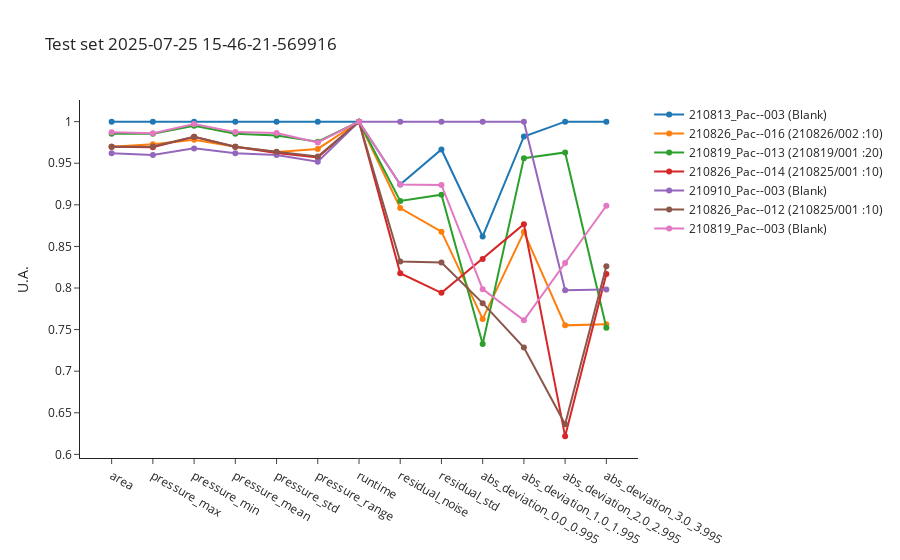
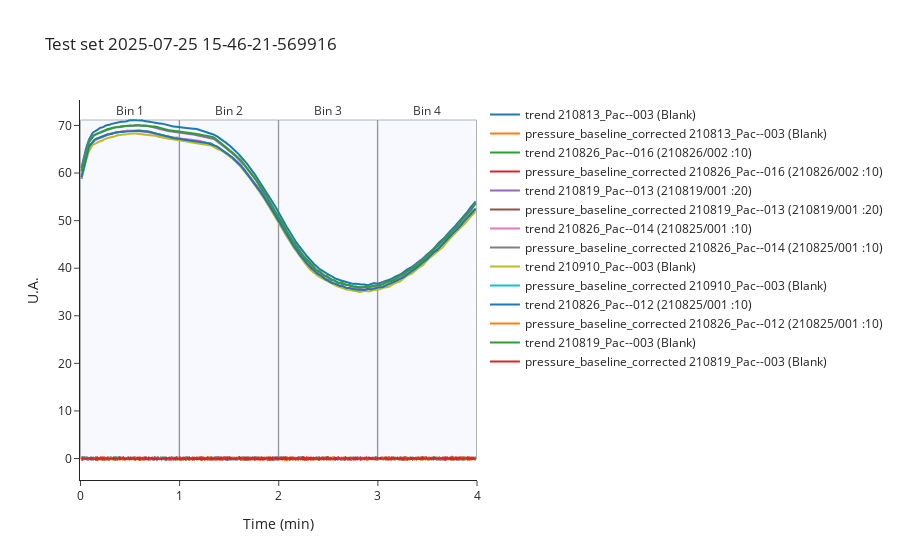
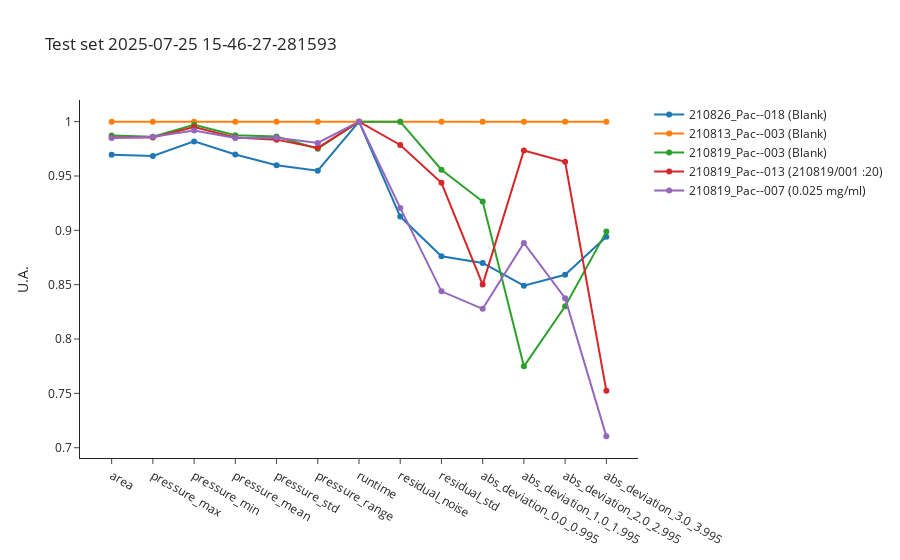
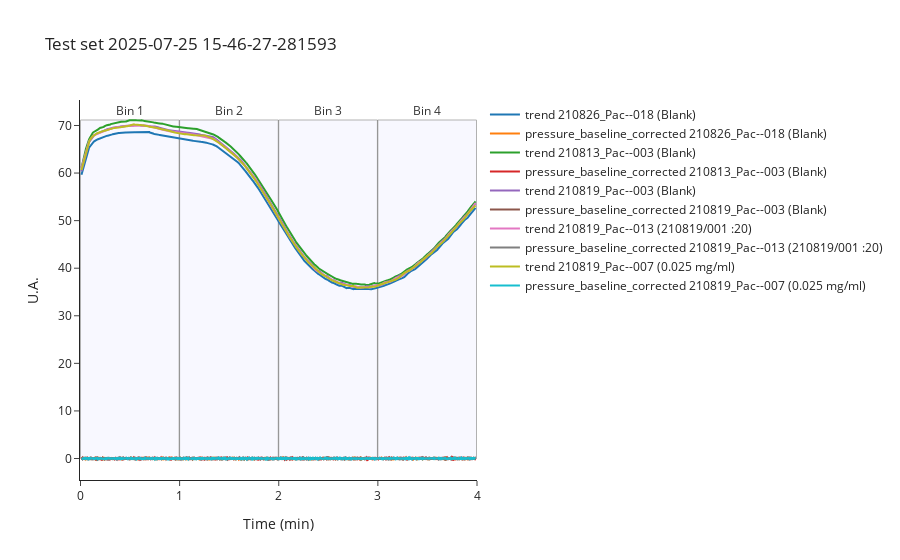

Write notebook code for charts like these, in order.
### Code cell
test_dates = []
import datetime
import random
for i in [1, 2, 3, 4]:
    now = datetime.datetime.now().isoformat()
    now = now.replace(":", "-").replace(".", "-").replace("T", " ")
    test_dates.append(now)

    test_indices = random.sample(test_source_indices, random.randint(5, 8))
    print("Test set ", now ,  " indices: ", test_indices)

    test_data = ana.get_features(test_indices)
    test_metadata = ana.get_metadata(test_indices)
    test_data.to_csv(f"dev/test_{now}_features.csv", index=False)
    test_metadata.to_csv(f"dev/test_{now}_metadata.csv", index=False)

    fig_test_curves=ana.plot_pressure_curves(indices = test_indices)
    fig_test_curves.update_layout(showlegend=False)
    fig_test_curves.write_image(f"dev/figures/fig_test_{now}_curves.png", width=1000, height= 350, scale = 3)
    #fig_test_curves.update_layout(showlegend=True)
    #fig_test_curves.show()

    fig_test_features=ana.plot_features(indices = test_indices)
    fig_test_features.update_layout(showlegend=False)
    fig_test_features.write_image(f"dev/figures/fig_test_{now}_features.png", width=1100, height= 350, scale = 3)
    fig_test_features.update_layout(title=f"Test set {now}", showlegend=True)
    fig_test_features.show()
    
    fig_test_features_raw = ana.plot_features_raw(indices = test_indices)
    fig_test_features_raw.update_layout(showlegend=False)
    fig_test_features_raw.write_image(f"dev/figures/fig_test_{now}_features_raw.png", width=1100, height= 350, scale = 3)
    fig_test_features_raw.update_layout(title=f"Test set {now}", showlegend=True)
    fig_test_features_raw.show()

### Figure 1 — Plotly figure (JSON) as saved in the notebook; plotly's stock layout.template omitted (floating-point values rounded to 4 significant figures)
{"data": [{"hovertemplate": "<b>index: </b>49<br><b>name: </b>210813_Pac--003<br><b>path: </b>C:/Users/Sandeep/Desktop/ExtractedSignals\\210813_Pac 2021-08-13 10-37-27\\210813_Pac--003.D<br><b>batch: </b>210813_Pac 2021-08-13 10-37-27<br><b>batch_position: </b>3<br><b>idle_time: </b>38.0<br><b>sample: </b>Blank<br><b>method: </b>SAA_411_Pac.M<br><b>timestamp: </b>2021-08-13 10:48:34<br><b>detector: </b>G1315C<br><b>pump: </b>G7116B<br><b>start_time: </b>2021-08-13 10:49:08<br><b>end_time: </b>2021-08-13 10:53:08<br><b>runtime: </b>239.7000000000036<br><b>x: </b>%{x}<br><b>y: </b>%{y}<extra></extra>", "mode": "markers+lines", "name": "210813_Pac--003 (Blank)", "text": "<b>index: </b>49<br><b>name: </b>210813_Pac--003<br><b>path: </b>C:/Users/Sandeep/Desktop/ExtractedSignals\\210813_Pac 2021-08-13 10-37-27\\210813_Pac--003.D<br><b>batch: </b>210813_Pac 2021-08-13 10-37-27<br><b>batch_position: </b>3<br><b>idle_time: </b>38.0<br><b>sample: </b>Blank<br><b>method: </b>SAA_411_Pac.M<br><b>timestamp: </b>2021-08-13 10:48:34<br><b>detector: </b>G1315C<br><b>pump: </b>G7116B<br><b>start_time: </b>2021-08-13 10:49:08<br><b>end_time: </b>2021-08-13 10:53:08<br><b>runtime: </b>239.7000000000036", "type": "scatter", "x": ["area", "pressure_max", "pressure_min", "pressure_mean", "pressure_std", "pressure_range", "runtime", "residual_noise", "residual_std", "abs_deviation_0.0_0.995", "abs_deviation_1.0_1.995", "abs_deviation_2.0_2.995", "abs_deviation_3.0_3.995"], "y": [1, 1, 1, 1, 1, 1, 1, 0.9244, 0.9666, 0.862, 0.9822, 1, 1]}, {"hovertemplate": "<b>index: </b>164<br><b>name: </b>210826_Pac--016<br><b>path: </b>C:/Users/Sandeep/Desktop/ExtractedSignals\\210826_Pac 2021-08-26 16-15-14\\210826_Pac--016.D<br><b>batch: </b>210826_Pac 2021-08-26 16-15-14<br><b>batch_position: </b>16<br><b>idle_time: </b>39.0<br><b>sample: </b>210826/002 :10<br><b>method: </b>SAA_411_Pac.M<br><b>timestamp: </b>2021-08-26 17:25:31<br><b>detector: </b>G7110B<br><b>pump: </b>G7110B<br><b>start_time: </b>2021-08-26 17:26:05<br><b>end_time: </b>2021-08-26 17:30:05<br><b>runtime: </b>239.7000000000036<br><b>x: </b>%{x}<br><b>y: </b>%{y}<extra></extra>", "mode": "markers+lines", "name": "210826_Pac--016 (210826/002 :10)", "text": "<b>index: </b>164<br><b>name: </b>210826_Pac--016<br><b>path: </b>C:/Users/Sandeep/Desktop/ExtractedSignals\\210826_Pac 2021-08-26 16-15-14\\210826_Pac--016.D<br><b>batch: </b>210826_Pac 2021-08-26 16-15-14<br><b>batch_position: </b>16<br><b>idle_time: </b>39.0<br><b>sample: </b>210826/002 :10<br><b>method: </b>SAA_411_Pac.M<br><b>timestamp: </b>2021-08-26 17:25:31<br><b>detector: </b>G7110B<br><b>pump: </b>G7110B<br><b>start_time: </b>2021-08-26 17:26:05<br><b>end_time: </b>2021-08-26 17:30:05<br><b>runtime: </b>239.7000000000036", "type": "scatter", "x": ["area", "pressure_max", "pressure_min", "pressure_mean", "pressure_std", "pressure_range", "runtime", "residual_noise", "residual_std", "abs_deviation_0.0_0.995", "abs_deviation_1.0_1.995", "abs_deviation_2.0_2.995", "abs_deviation_3.0_3.995"], "y": [0.9699, 0.9727, 0.9782, 0.9699, 0.9636, 0.9672, 1, 0.8961, 0.8677, 0.7628, 0.8672, 0.7551, 0.7564]}, {"hovertemplate": "<b>index: </b>128<br><b>name: </b>210819_Pac--013<br><b>path: </b>C:/Users/Sandeep/Desktop/ExtractedSignals\\210819_Pac 2021-08-19 15-50-49\\210819_Pac--013.D<br><b>batch: </b>210819_Pac 2021-08-19 15-50-49<br><b>batch_position: </b>13<br><b>idle_time: </b>39.0<br><b>sample: </b>210819/001 :20<br><b>method: </b>SAA_411_Pac.M<br><b>timestamp: </b>2021-08-19 16:48:40<br><b>detector: </b>G7110B<br><b>pump: </b>G7110B<br><b>start_time: </b>2021-08-19 16:49:14<br><b>end_time: </b>2021-08-19 16:53:14<br><b>runtime: </b>239.7000000000036<br><b>x: </b>%{x}<br><b>y: </b>%{y}<extra></extra>", "mode": "markers+lines", "name": "210819_Pac--013 (210819/001 :20)", "text": "<b>index: </b>128<br><b>name: </b>210819_Pac--013<br><b>path: </b>C:/Users/Sandeep/Desktop/ExtractedSignals\\210819_Pac 2021-08-19 15-50-49\\210819_Pac--013.D<br><b>batch: </b>210819_Pac 2021-08-19 15-50-49<br><b>batch_position: </b>13<br><b>idle_time: </b>39.0<br><b>sample: </b>210819/001 :20<br><b>method: </b>SAA_411_Pac.M<br><b>timestamp: </b>2021-08-19 16:48:40<br><b>detector: </b>G7110B<br><b>pump: </b>G7110B<br><b>start_time: </b>2021-08-19 16:49:14<br><b>end_time: </b>2021-08-19 16:53:14<br><b>runtime: </b>239.7000000000036", "type": "scatter", "x": ["area", "pressure_max", "pressure_min", "pressure_mean", "pressure_std", "pressure_range", "runtime", "residual_noise", "residual_std", "abs_deviation_0.0_0.995", "abs_deviation_1.0_1.995", "abs_deviation_2.0_2.995", "abs_deviation_3.0_3.995"], "y": [0.9854, 0.9854, 0.995, 0.9855, 0.9834, 0.9759, 1, 0.9047, 0.9122, 0.7327, 0.9561, 0.963, 0.7523]}, {"hovertemplate": "<b>index: </b>162<br><b>name: </b>210826_Pac--014<br><b>path: </b>C:/Users/Sandeep/Desktop/ExtractedSignals\\210826_Pac 2021-08-26 16-15-14\\210826_Pac--014.D<br><b>batch: </b>210826_Pac 2021-08-26 16-15-14<br><b>batch_position: </b>14<br><b>idle_time: </b>39.0<br><b>sample: </b>210825/001 :10<br><b>method: </b>SAA_411_Pac.M<br><b>timestamp: </b>2021-08-26 17:16:13<br><b>detector: </b>G7110B<br><b>pump: </b>G7110B<br><b>start_time: </b>2021-08-26 17:16:46<br><b>end_time: </b>2021-08-26 17:20:46<br><b>runtime: </b>239.7000000000036<br><b>x: </b>%{x}<br><b>y: </b>%{y}<extra></extra>", "mode": "markers+lines", "name": "210826_Pac--014 (210825/001 :10)", "text": "<b>index: </b>162<br><b>name: </b>210826_Pac--014<br><b>path: </b>C:/Users/Sandeep/Desktop/ExtractedSignals\\210826_Pac 2021-08-26 16-15-14\\210826_Pac--014.D<br><b>batch: </b>210826_Pac 2021-08-26 16-15-14<br><b>batch_position: </b>14<br><b>idle_time: </b>39.0<br><b>sample: </b>210825/001 :10<br><b>method: </b>SAA_411_Pac.M<br><b>timestamp: </b>2021-08-26 17:16:13<br><b>detector: </b>G7110B<br><b>pump: </b>G7110B<br><b>start_time: </b>2021-08-26 17:16:46<br><b>end_time: </b>2021-08-26 17:20:46<br><b>runtime: </b>239.7000000000036", "type": "scatter", "x": ["area", "pressure_max", "pressure_min", "pressure_mean", "pressure_std", "pressure_range", "runtime", "residual_noise", "residual_std", "abs_deviation_0.0_0.995", "abs_deviation_1.0_1.995", "abs_deviation_2.0_2.995", "abs_deviation_3.0_3.995"], "y": [0.9697, 0.9694, 0.9818, 0.9698, 0.9623, 0.9568, 1, 0.8178, 0.7942, 0.835, 0.8767, 0.6217, 0.8169]}, {"hovertemplate": "<b>index: </b>268<br><b>name: </b>210910_Pac--003<br><b>path: </b>C:/Users/Sandeep/Desktop/ExtractedSignals\\210910_Pac 2021-09-10 14-25-54\\210910_Pac--003.D<br><b>batch: </b>210910_Pac 2021-09-10 14-25-54<br><b>batch_position: </b>3<br><b>idle_time: </b>37.0<br><b>sample: </b>Blank<br><b>method: </b>SAA_411_Pac.M<br><b>timestamp: </b>2021-09-10 14:36:49<br><b>detector: </b>G1315C<br><b>pump: </b>G7110B<br><b>start_time: </b>2021-09-10 14:37:21<br><b>end_time: </b>2021-09-10 14:41:21<br><b>runtime: </b>239.7000000000036<br><b>x: </b>%{x}<br><b>y: </b>%{y}<extra></extra>", "mode": "markers+lines", "name": "210910_Pac--003 (Blank)", "text": "<b>index: </b>268<br><b>name: </b>210910_Pac--003<br><b>path: </b>C:/Users/Sandeep/Desktop/ExtractedSignals\\210910_Pac 2021-09-10 14-25-54\\210910_Pac--003.D<br><b>batch: </b>210910_Pac 2021-09-10 14-25-54<br><b>batch_position: </b>3<br><b>idle_time: </b>37.0<br><b>sample: </b>Blank<br><b>method: </b>SAA_411_Pac.M<br><b>timestamp: </b>2021-09-10 14:36:49<br><b>detector: </b>G1315C<br><b>pump: </b>G7110B<br><b>start_time: </b>2021-09-10 14:37:21<br><b>end_time: </b>2021-09-10 14:41:21<br><b>runtime: </b>239.7000000000036", "type": "scatter", "x": ["area", "pressure_max", "pressure_min", "pressure_mean", "pressure_std", "pressure_range", "runtime", "residual_noise", "residual_std", "abs_deviation_0.0_0.995", "abs_deviation_1.0_1.995", "abs_deviation_2.0_2.995", "abs_deviation_3.0_3.995"], "y": [0.9621, 0.9598, 0.9679, 0.9621, 0.9599, 0.9518, 1, 1, 1, 1, 1, 0.7974, 0.7983]}, {"hovertemplate": "<b>index: </b>160<br><b>name: </b>210826_Pac--012<br><b>path: </b>C:/Users/Sandeep/Desktop/ExtractedSignals\\210826_Pac 2021-08-26 16-15-14\\210826_Pac--012.D<br><b>batch: </b>210826_Pac 2021-08-26 16-15-14<br><b>batch_position: </b>12<br><b>idle_time: </b>40.0<br><b>sample: </b>210825/001 :10<br><b>method: </b>SAA_411_Pac.M<br><b>timestamp: </b>2021-08-26 17:06:52<br><b>detector: </b>G1315C<br><b>pump: </b>G7110B<br><b>start_time: </b>2021-08-26 17:07:27<br><b>end_time: </b>2021-08-26 17:11:27<br><b>runtime: </b>239.7000000000036<br><b>x: </b>%{x}<br><b>y: </b>%{y}<extra></extra>", "mode": "markers+lines", "name": "210826_Pac--012 (210825/001 :10)", "text": "<b>index: </b>160<br><b>name: </b>210826_Pac--012<br><b>path: </b>C:/Users/Sandeep/Desktop/ExtractedSignals\\210826_Pac 2021-08-26 16-15-14\\210826_Pac--012.D<br><b>batch: </b>210826_Pac 2021-08-26 16-15-14<br><b>batch_position: </b>12<br><b>idle_time: </b>40.0<br><b>sample: </b>210825/001 :10<br><b>method: </b>SAA_411_Pac.M<br><b>timestamp: </b>2021-08-26 17:06:52<br><b>detector: </b>G1315C<br><b>pump: </b>G7110B<br><b>start_time: </b>2021-08-26 17:07:27<br><b>end_time: </b>2021-08-26 17:11:27<br><b>runtime: </b>239.7000000000036", "type": "scatter", "x": ["area", "pressure_max", "pressure_min", "pressure_mean", "pressure_std", "pressure_range", "runtime", "residual_noise", "residual_std", "abs_deviation_0.0_0.995", "abs_deviation_1.0_1.995", "abs_deviation_2.0_2.995", "abs_deviation_3.0_3.995"], "y": [0.9697, 0.9701, 0.9818, 0.9698, 0.9637, 0.9582, 1, 0.8318, 0.8306, 0.7818, 0.7285, 0.6361, 0.8262]}, {"hovertemplate": "<b>index: </b>118<br><b>name: </b>210819_Pac--003<br><b>path: </b>C:/Users/Sandeep/Desktop/ExtractedSignals\\210819_Pac 2021-08-19 15-50-49\\210819_Pac--003.D<br><b>batch: </b>210819_Pac 2021-08-19 15-50-49<br><b>batch_position: </b>3<br><b>idle_time: </b>39.0<br><b>sample: </b>Blank<br><b>method: </b>SAA_411_Pac.M<br><b>timestamp: </b>2021-08-19 16:02:09<br><b>detector: </b>G1315C<br><b>pump: </b>G7110B<br><b>start_time: </b>2021-08-19 16:02:43<br><b>end_time: </b>2021-08-19 16:06:43<br><b>runtime: </b>239.7000000000036<br><b>x: </b>%{x}<br><b>y: </b>%{y}<extra></extra>", "mode": "markers+lines", "name": "210819_Pac--003 (Blank)", "text": "<b>index: </b>118<br><b>name: </b>210819_Pac--003<br><b>path: </b>C:/Users/Sandeep/Desktop/ExtractedSignals\\210819_Pac 2021-08-19 15-50-49\\210819_Pac--003.D<br><b>batch: </b>210819_Pac 2021-08-19 15-50-49<br><b>batch_position: </b>3<br><b>idle_time: </b>39.0<br><b>sample: </b>Blank<br><b>method: </b>SAA_411_Pac.M<br><b>timestamp: </b>2021-08-19 16:02:09<br><b>detector: </b>G1315C<br><b>pump: </b>G7110B<br><b>start_time: </b>2021-08-19 16:02:43<br><b>end_time: </b>2021-08-19 16:06:43<br><b>runtime: </b>239.7000000000036", "type": "scatter", "x": ["area", "pressure_max", "pressure_min", "pressure_mean", "pressure_std", "pressure_range", "runtime", "residual_noise", "residual_std", "abs_deviation_0.0_0.995", "abs_deviation_1.0_1.995", "abs_deviation_2.0_2.995", "abs_deviation_3.0_3.995"], "y": [0.9874, 0.9861, 0.9972, 0.9874, 0.9863, 0.975, 1, 0.9245, 0.9238, 0.7987, 0.7611, 0.8301, 0.8988]}], "layout": {"showlegend": true, "title": {"text": "Test set 2025-07-25 15-46-21-569916"}, "xaxis": {"title": {}}, "yaxis": {"title": {"text": "U.A."}}}}

### Figure 2 — Plotly figure (JSON) as saved in the notebook; plotly's stock layout.template omitted (floating-point values rounded to 4 significant figures; data arrays with more than 128 entries replaced by an {"elided": "..."} marker saying what was removed)
{"data": [{"mode": "lines", "name": "trend 210813_Pac--003 (Blank)", "text": "49. 210813_Pac--003 (Blank)<br>Batch: 210813_Pac 2021-08-13 10-37-27<br>Method: SAA_411_Pac.M", "type": "scatter", "x": {"elided": "796 float values"}, "y": {"elided": "796 float values"}}, {"mode": "lines", "name": "pressure_baseline_corrected 210813_Pac--003 (Blank)", "text": "49. 210813_Pac--003 (Blank)<br>Batch: 210813_Pac 2021-08-13 10-37-27<br>Method: SAA_411_Pac.M", "type": "scatter", "x": {"elided": "796 float values"}, "y": {"elided": "796 float values"}}, {"mode": "lines", "name": "trend 210826_Pac--016 (210826/002 :10)", "text": "164. 210826_Pac--016 (210826/002 :10)<br>Batch: 210826_Pac 2021-08-26 16-15-14<br>Method: SAA_411_Pac.M", "type": "scatter", "x": {"elided": "796 float values"}, "y": {"elided": "796 float values"}}, {"mode": "lines", "name": "pressure_baseline_corrected 210826_Pac--016 (210826/002 :10)", "text": "164. 210826_Pac--016 (210826/002 :10)<br>Batch: 210826_Pac 2021-08-26 16-15-14<br>Method: SAA_411_Pac.M", "type": "scatter", "x": {"elided": "796 float values"}, "y": {"elided": "796 float values"}}, {"mode": "lines", "name": "trend 210819_Pac--013 (210819/001 :20)", "text": "128. 210819_Pac--013 (210819/001 :20)<br>Batch: 210819_Pac 2021-08-19 15-50-49<br>Method: SAA_411_Pac.M", "type": "scatter", "x": {"elided": "796 float values"}, "y": {"elided": "796 float values"}}, {"mode": "lines", "name": "pressure_baseline_corrected 210819_Pac--013 (210819/001 :20)", "text": "128. 210819_Pac--013 (210819/001 :20)<br>Batch: 210819_Pac 2021-08-19 15-50-49<br>Method: SAA_411_Pac.M", "type": "scatter", "x": {"elided": "796 float values"}, "y": {"elided": "796 float values"}}, {"mode": "lines", "name": "trend 210826_Pac--014 (210825/001 :10)", "text": "162. 210826_Pac--014 (210825/001 :10)<br>Batch: 210826_Pac 2021-08-26 16-15-14<br>Method: SAA_411_Pac.M", "type": "scatter", "x": {"elided": "796 float values"}, "y": {"elided": "796 float values"}}, {"mode": "lines", "name": "pressure_baseline_corrected 210826_Pac--014 (210825/001 :10)", "text": "162. 210826_Pac--014 (210825/001 :10)<br>Batch: 210826_Pac 2021-08-26 16-15-14<br>Method: SAA_411_Pac.M", "type": "scatter", "x": {"elided": "796 float values"}, "y": {"elided": "796 float values"}}, {"mode": "lines", "name": "trend 210910_Pac--003 (Blank)", "text": "268. 210910_Pac--003 (Blank)<br>Batch: 210910_Pac 2021-09-10 14-25-54<br>Method: SAA_411_Pac.M", "type": "scatter", "x": {"elided": "796 float values"}, "y": {"elided": "796 float values"}}, {"mode": "lines", "name": "pressure_baseline_corrected 210910_Pac--003 (Blank)", "text": "268. 210910_Pac--003 (Blank)<br>Batch: 210910_Pac 2021-09-10 14-25-54<br>Method: SAA_411_Pac.M", "type": "scatter", "x": {"elided": "796 float values"}, "y": {"elided": "796 float values"}}, {"mode": "lines", "name": "trend 210826_Pac--012 (210825/001 :10)", "text": "160. 210826_Pac--012 (210825/001 :10)<br>Batch: 210826_Pac 2021-08-26 16-15-14<br>Method: SAA_411_Pac.M", "type": "scatter", "x": {"elided": "796 float values"}, "y": {"elided": "796 float values"}}, {"mode": "lines", "name": "pressure_baseline_corrected 210826_Pac--012 (210825/001 :10)", "text": "160. 210826_Pac--012 (210825/001 :10)<br>Batch: 210826_Pac 2021-08-26 16-15-14<br>Method: SAA_411_Pac.M", "type": "scatter", "x": {"elided": "796 float values"}, "y": {"elided": "796 float values"}}, {"mode": "lines", "name": "trend 210819_Pac--003 (Blank)", "text": "118. 210819_Pac--003 (Blank)<br>Batch: 210819_Pac 2021-08-19 15-50-49<br>Method: SAA_411_Pac.M", "type": "scatter", "x": {"elided": "796 float values"}, "y": {"elided": "796 float values"}}, {"mode": "lines", "name": "pressure_baseline_corrected 210819_Pac--003 (Blank)", "text": "118. 210819_Pac--003 (Blank)<br>Batch: 210819_Pac 2021-08-19 15-50-49<br>Method: SAA_411_Pac.M", "type": "scatter", "x": {"elided": "796 float values"}, "y": {"elided": "796 float values"}}], "layout": {"annotations": [{"align": "center", "font": {"color": "black", "size": 12}, "hovertext": "Entries between time: 0.0 and 0.995", "opacity": 0.8, "showarrow": false, "text": "<br>Bin 1<br>", "x": 0.4975, "y": 73.15}, {"align": "center", "font": {"color": "black", "size": 12}, "hovertext": "Entries between time: 1.0 and 1.995", "opacity": 0.8, "showarrow": false, "text": "<br>Bin 2<br>", "x": 1.498, "y": 73.15}, {"align": "center", "font": {"color": "black", "size": 12}, "hovertext": "Entries between time: 2.0 and 2.995", "opacity": 0.8, "showarrow": false, "text": "<br>Bin 3<br>", "x": 2.498, "y": 73.15}, {"align": "center", "font": {"color": "black", "size": 12}, "hovertext": "Entries between time: 3.0 and 3.995", "opacity": 0.8, "showarrow": false, "text": "<br>Bin 4<br>", "x": 3.498, "y": 73.15}], "shapes": [{"fillcolor": "rgba(200,200,255,0.4)", "layer": "below", "line": {"width": 1}, "type": "rect", "x0": 0, "x1": 0.995, "y0": 0, "y1": 71.15}, {"fillcolor": "rgba(200,200,255,0.4)", "layer": "below", "line": {"width": 1}, "type": "rect", "x0": 1, "x1": 1.995, "y0": 0, "y1": 71.15}, {"fillcolor": "rgba(200,200,255,0.4)", "layer": "below", "line": {"width": 1}, "type": "rect", "x0": 2, "x1": 2.995, "y0": 0, "y1": 71.15}, {"fillcolor": "rgba(200,200,255,0.4)", "layer": "below", "line": {"width": 1}, "type": "rect", "x0": 3, "x1": 3.995, "y0": 0, "y1": 71.15}], "showlegend": true, "title": {"text": "Test set 2025-07-25 15-46-21-569916"}, "xaxis": {"title": {"text": "Time (min)"}}, "yaxis": {"title": {"text": "U.A."}}}}

### Figure 3 — Plotly figure (JSON) as saved in the notebook; plotly's stock layout.template omitted (floating-point values rounded to 4 significant figures)
{"data": [{"hovertemplate": "<b>index: </b>166<br><b>name: </b>210826_Pac--018<br><b>path: </b>C:/Users/Sandeep/Desktop/ExtractedSignals\\210826_Pac 2021-08-26 16-15-14\\210826_Pac--018.D<br><b>batch: </b>210826_Pac 2021-08-26 16-15-14<br><b>batch_position: </b>18<br><b>idle_time: </b>40.0<br><b>sample: </b>Blank<br><b>method: </b>SAA_411_Pac.M<br><b>timestamp: </b>2021-08-26 17:34:52<br><b>detector: </b>G1315C<br><b>pump: </b>G7110B<br><b>start_time: </b>2021-08-26 17:35:26<br><b>end_time: </b>2021-08-26 17:39:26<br><b>runtime: </b>239.7000000000036<br><b>x: </b>%{x}<br><b>y: </b>%{y}<extra></extra>", "mode": "markers+lines", "name": "210826_Pac--018 (Blank)", "text": "<b>index: </b>166<br><b>name: </b>210826_Pac--018<br><b>path: </b>C:/Users/Sandeep/Desktop/ExtractedSignals\\210826_Pac 2021-08-26 16-15-14\\210826_Pac--018.D<br><b>batch: </b>210826_Pac 2021-08-26 16-15-14<br><b>batch_position: </b>18<br><b>idle_time: </b>40.0<br><b>sample: </b>Blank<br><b>method: </b>SAA_411_Pac.M<br><b>timestamp: </b>2021-08-26 17:34:52<br><b>detector: </b>G1315C<br><b>pump: </b>G7110B<br><b>start_time: </b>2021-08-26 17:35:26<br><b>end_time: </b>2021-08-26 17:39:26<br><b>runtime: </b>239.7000000000036", "type": "scatter", "x": ["area", "pressure_max", "pressure_min", "pressure_mean", "pressure_std", "pressure_range", "runtime", "residual_noise", "residual_std", "abs_deviation_0.0_0.995", "abs_deviation_1.0_1.995", "abs_deviation_2.0_2.995", "abs_deviation_3.0_3.995"], "y": [0.9694, 0.9684, 0.9818, 0.9697, 0.9598, 0.9549, 1, 0.9127, 0.8762, 0.87, 0.8491, 0.8591, 0.8942]}, {"hovertemplate": "<b>index: </b>49<br><b>name: </b>210813_Pac--003<br><b>path: </b>C:/Users/Sandeep/Desktop/ExtractedSignals\\210813_Pac 2021-08-13 10-37-27\\210813_Pac--003.D<br><b>batch: </b>210813_Pac 2021-08-13 10-37-27<br><b>batch_position: </b>3<br><b>idle_time: </b>38.0<br><b>sample: </b>Blank<br><b>method: </b>SAA_411_Pac.M<br><b>timestamp: </b>2021-08-13 10:48:34<br><b>detector: </b>G1315C<br><b>pump: </b>G7116B<br><b>start_time: </b>2021-08-13 10:49:08<br><b>end_time: </b>2021-08-13 10:53:08<br><b>runtime: </b>239.7000000000036<br><b>x: </b>%{x}<br><b>y: </b>%{y}<extra></extra>", "mode": "markers+lines", "name": "210813_Pac--003 (Blank)", "text": "<b>index: </b>49<br><b>name: </b>210813_Pac--003<br><b>path: </b>C:/Users/Sandeep/Desktop/ExtractedSignals\\210813_Pac 2021-08-13 10-37-27\\210813_Pac--003.D<br><b>batch: </b>210813_Pac 2021-08-13 10-37-27<br><b>batch_position: </b>3<br><b>idle_time: </b>38.0<br><b>sample: </b>Blank<br><b>method: </b>SAA_411_Pac.M<br><b>timestamp: </b>2021-08-13 10:48:34<br><b>detector: </b>G1315C<br><b>pump: </b>G7116B<br><b>start_time: </b>2021-08-13 10:49:08<br><b>end_time: </b>2021-08-13 10:53:08<br><b>runtime: </b>239.7000000000036", "type": "scatter", "x": ["area", "pressure_max", "pressure_min", "pressure_mean", "pressure_std", "pressure_range", "runtime", "residual_noise", "residual_std", "abs_deviation_0.0_0.995", "abs_deviation_1.0_1.995", "abs_deviation_2.0_2.995", "abs_deviation_3.0_3.995"], "y": [1, 1, 1, 1, 1, 1, 1, 0.9999, 1, 1, 1, 1, 1]}, {"hovertemplate": "<b>index: </b>118<br><b>name: </b>210819_Pac--003<br><b>path: </b>C:/Users/Sandeep/Desktop/ExtractedSignals\\210819_Pac 2021-08-19 15-50-49\\210819_Pac--003.D<br><b>batch: </b>210819_Pac 2021-08-19 15-50-49<br><b>batch_position: </b>3<br><b>idle_time: </b>39.0<br><b>sample: </b>Blank<br><b>method: </b>SAA_411_Pac.M<br><b>timestamp: </b>2021-08-19 16:02:09<br><b>detector: </b>G1315C<br><b>pump: </b>G7110B<br><b>start_time: </b>2021-08-19 16:02:43<br><b>end_time: </b>2021-08-19 16:06:43<br><b>runtime: </b>239.7000000000036<br><b>x: </b>%{x}<br><b>y: </b>%{y}<extra></extra>", "mode": "markers+lines", "name": "210819_Pac--003 (Blank)", "text": "<b>index: </b>118<br><b>name: </b>210819_Pac--003<br><b>path: </b>C:/Users/Sandeep/Desktop/ExtractedSignals\\210819_Pac 2021-08-19 15-50-49\\210819_Pac--003.D<br><b>batch: </b>210819_Pac 2021-08-19 15-50-49<br><b>batch_position: </b>3<br><b>idle_time: </b>39.0<br><b>sample: </b>Blank<br><b>method: </b>SAA_411_Pac.M<br><b>timestamp: </b>2021-08-19 16:02:09<br><b>detector: </b>G1315C<br><b>pump: </b>G7110B<br><b>start_time: </b>2021-08-19 16:02:43<br><b>end_time: </b>2021-08-19 16:06:43<br><b>runtime: </b>239.7000000000036", "type": "scatter", "x": ["area", "pressure_max", "pressure_min", "pressure_mean", "pressure_std", "pressure_range", "runtime", "residual_noise", "residual_std", "abs_deviation_0.0_0.995", "abs_deviation_1.0_1.995", "abs_deviation_2.0_2.995", "abs_deviation_3.0_3.995"], "y": [0.9874, 0.9861, 0.9972, 0.9874, 0.9863, 0.975, 1, 1, 0.9558, 0.9266, 0.7749, 0.8301, 0.8988]}, {"hovertemplate": "<b>index: </b>128<br><b>name: </b>210819_Pac--013<br><b>path: </b>C:/Users/Sandeep/Desktop/ExtractedSignals\\210819_Pac 2021-08-19 15-50-49\\210819_Pac--013.D<br><b>batch: </b>210819_Pac 2021-08-19 15-50-49<br><b>batch_position: </b>13<br><b>idle_time: </b>39.0<br><b>sample: </b>210819/001 :20<br><b>method: </b>SAA_411_Pac.M<br><b>timestamp: </b>2021-08-19 16:48:40<br><b>detector: </b>G7110B<br><b>pump: </b>G7110B<br><b>start_time: </b>2021-08-19 16:49:14<br><b>end_time: </b>2021-08-19 16:53:14<br><b>runtime: </b>239.7000000000036<br><b>x: </b>%{x}<br><b>y: </b>%{y}<extra></extra>", "mode": "markers+lines", "name": "210819_Pac--013 (210819/001 :20)", "text": "<b>index: </b>128<br><b>name: </b>210819_Pac--013<br><b>path: </b>C:/Users/Sandeep/Desktop/ExtractedSignals\\210819_Pac 2021-08-19 15-50-49\\210819_Pac--013.D<br><b>batch: </b>210819_Pac 2021-08-19 15-50-49<br><b>batch_position: </b>13<br><b>idle_time: </b>39.0<br><b>sample: </b>210819/001 :20<br><b>method: </b>SAA_411_Pac.M<br><b>timestamp: </b>2021-08-19 16:48:40<br><b>detector: </b>G7110B<br><b>pump: </b>G7110B<br><b>start_time: </b>2021-08-19 16:49:14<br><b>end_time: </b>2021-08-19 16:53:14<br><b>runtime: </b>239.7000000000036", "type": "scatter", "x": ["area", "pressure_max", "pressure_min", "pressure_mean", "pressure_std", "pressure_range", "runtime", "residual_noise", "residual_std", "abs_deviation_0.0_0.995", "abs_deviation_1.0_1.995", "abs_deviation_2.0_2.995", "abs_deviation_3.0_3.995"], "y": [0.9854, 0.9854, 0.995, 0.9855, 0.9834, 0.9759, 1, 0.9786, 0.9438, 0.8501, 0.9734, 0.963, 0.7523]}, {"hovertemplate": "<b>index: </b>122<br><b>name: </b>210819_Pac--007<br><b>path: </b>C:/Users/Sandeep/Desktop/ExtractedSignals\\210819_Pac 2021-08-19 15-50-49\\210819_Pac--007.D<br><b>batch: </b>210819_Pac 2021-08-19 15-50-49<br><b>batch_position: </b>7<br><b>idle_time: </b>39.0<br><b>sample: </b>0.025 mg/ml<br><b>method: </b>SAA_411_Pac.M<br><b>timestamp: </b>2021-08-19 16:20:45<br><b>detector: </b>G1315C<br><b>pump: </b>G7110B<br><b>start_time: </b>2021-08-19 16:21:19<br><b>end_time: </b>2021-08-19 16:25:19<br><b>runtime: </b>239.7000000000036<br><b>x: </b>%{x}<br><b>y: </b>%{y}<extra></extra>", "mode": "markers+lines", "name": "210819_Pac--007 (0.025 mg/ml)", "text": "<b>index: </b>122<br><b>name: </b>210819_Pac--007<br><b>path: </b>C:/Users/Sandeep/Desktop/ExtractedSignals\\210819_Pac 2021-08-19 15-50-49\\210819_Pac--007.D<br><b>batch: </b>210819_Pac 2021-08-19 15-50-49<br><b>batch_position: </b>7<br><b>idle_time: </b>39.0<br><b>sample: </b>0.025 mg/ml<br><b>method: </b>SAA_411_Pac.M<br><b>timestamp: </b>2021-08-19 16:20:45<br><b>detector: </b>G1315C<br><b>pump: </b>G7110B<br><b>start_time: </b>2021-08-19 16:21:19<br><b>end_time: </b>2021-08-19 16:25:19<br><b>runtime: </b>239.7000000000036", "type": "scatter", "x": ["area", "pressure_max", "pressure_min", "pressure_mean", "pressure_std", "pressure_range", "runtime", "residual_noise", "residual_std", "abs_deviation_0.0_0.995", "abs_deviation_1.0_1.995", "abs_deviation_2.0_2.995", "abs_deviation_3.0_3.995"], "y": [0.9849, 0.9861, 0.9919, 0.985, 0.9851, 0.9804, 1, 0.9206, 0.8439, 0.8278, 0.8884, 0.8376, 0.7105]}], "layout": {"showlegend": true, "title": {"text": "Test set 2025-07-25 15-46-27-281593"}, "xaxis": {"title": {}}, "yaxis": {"title": {"text": "U.A."}}}}

### Figure 4 — Plotly figure (JSON) as saved in the notebook; plotly's stock layout.template omitted (floating-point values rounded to 4 significant figures; data arrays with more than 128 entries replaced by an {"elided": "..."} marker saying what was removed)
{"data": [{"mode": "lines", "name": "trend 210826_Pac--018 (Blank)", "text": "166. 210826_Pac--018 (Blank)<br>Batch: 210826_Pac 2021-08-26 16-15-14<br>Method: SAA_411_Pac.M", "type": "scatter", "x": {"elided": "796 float values"}, "y": {"elided": "796 float values"}}, {"mode": "lines", "name": "pressure_baseline_corrected 210826_Pac--018 (Blank)", "text": "166. 210826_Pac--018 (Blank)<br>Batch: 210826_Pac 2021-08-26 16-15-14<br>Method: SAA_411_Pac.M", "type": "scatter", "x": {"elided": "796 float values"}, "y": {"elided": "796 float values"}}, {"mode": "lines", "name": "trend 210813_Pac--003 (Blank)", "text": "49. 210813_Pac--003 (Blank)<br>Batch: 210813_Pac 2021-08-13 10-37-27<br>Method: SAA_411_Pac.M", "type": "scatter", "x": {"elided": "796 float values"}, "y": {"elided": "796 float values"}}, {"mode": "lines", "name": "pressure_baseline_corrected 210813_Pac--003 (Blank)", "text": "49. 210813_Pac--003 (Blank)<br>Batch: 210813_Pac 2021-08-13 10-37-27<br>Method: SAA_411_Pac.M", "type": "scatter", "x": {"elided": "796 float values"}, "y": {"elided": "796 float values"}}, {"mode": "lines", "name": "trend 210819_Pac--003 (Blank)", "text": "118. 210819_Pac--003 (Blank)<br>Batch: 210819_Pac 2021-08-19 15-50-49<br>Method: SAA_411_Pac.M", "type": "scatter", "x": {"elided": "796 float values"}, "y": {"elided": "796 float values"}}, {"mode": "lines", "name": "pressure_baseline_corrected 210819_Pac--003 (Blank)", "text": "118. 210819_Pac--003 (Blank)<br>Batch: 210819_Pac 2021-08-19 15-50-49<br>Method: SAA_411_Pac.M", "type": "scatter", "x": {"elided": "796 float values"}, "y": {"elided": "796 float values"}}, {"mode": "lines", "name": "trend 210819_Pac--013 (210819/001 :20)", "text": "128. 210819_Pac--013 (210819/001 :20)<br>Batch: 210819_Pac 2021-08-19 15-50-49<br>Method: SAA_411_Pac.M", "type": "scatter", "x": {"elided": "796 float values"}, "y": {"elided": "796 float values"}}, {"mode": "lines", "name": "pressure_baseline_corrected 210819_Pac--013 (210819/001 :20)", "text": "128. 210819_Pac--013 (210819/001 :20)<br>Batch: 210819_Pac 2021-08-19 15-50-49<br>Method: SAA_411_Pac.M", "type": "scatter", "x": {"elided": "796 float values"}, "y": {"elided": "796 float values"}}, {"mode": "lines", "name": "trend 210819_Pac--007 (0.025 mg/ml)", "text": "122. 210819_Pac--007 (0.025 mg/ml)<br>Batch: 210819_Pac 2021-08-19 15-50-49<br>Method: SAA_411_Pac.M", "type": "scatter", "x": {"elided": "796 float values"}, "y": {"elided": "796 float values"}}, {"mode": "lines", "name": "pressure_baseline_corrected 210819_Pac--007 (0.025 mg/ml)", "text": "122. 210819_Pac--007 (0.025 mg/ml)<br>Batch: 210819_Pac 2021-08-19 15-50-49<br>Method: SAA_411_Pac.M", "type": "scatter", "x": {"elided": "796 float values"}, "y": {"elided": "796 float values"}}], "layout": {"annotations": [{"align": "center", "font": {"color": "black", "size": 12}, "hovertext": "Entries between time: 0.0 and 0.995", "opacity": 0.8, "showarrow": false, "text": "<br>Bin 1<br>", "x": 0.4975, "y": 73.15}, {"align": "center", "font": {"color": "black", "size": 12}, "hovertext": "Entries between time: 1.0 and 1.995", "opacity": 0.8, "showarrow": false, "text": "<br>Bin 2<br>", "x": 1.498, "y": 73.15}, {"align": "center", "font": {"color": "black", "size": 12}, "hovertext": "Entries between time: 2.0 and 2.995", "opacity": 0.8, "showarrow": false, "text": "<br>Bin 3<br>", "x": 2.498, "y": 73.15}, {"align": "center", "font": {"color": "black", "size": 12}, "hovertext": "Entries between time: 3.0 and 3.995", "opacity": 0.8, "showarrow": false, "text": "<br>Bin 4<br>", "x": 3.498, "y": 73.15}], "shapes": [{"fillcolor": "rgba(200,200,255,0.4)", "layer": "below", "line": {"width": 1}, "type": "rect", "x0": 0, "x1": 0.995, "y0": 0, "y1": 71.15}, {"fillcolor": "rgba(200,200,255,0.4)", "layer": "below", "line": {"width": 1}, "type": "rect", "x0": 1, "x1": 1.995, "y0": 0, "y1": 71.15}, {"fillcolor": "rgba(200,200,255,0.4)", "layer": "below", "line": {"width": 1}, "type": "rect", "x0": 2, "x1": 2.995, "y0": 0, "y1": 71.15}, {"fillcolor": "rgba(200,200,255,0.4)", "layer": "below", "line": {"width": 1}, "type": "rect", "x0": 3, "x1": 3.995, "y0": 0, "y1": 71.15}], "showlegend": true, "title": {"text": "Test set 2025-07-25 15-46-27-281593"}, "xaxis": {"title": {"text": "Time (min)"}}, "yaxis": {"title": {"text": "U.A."}}}}
